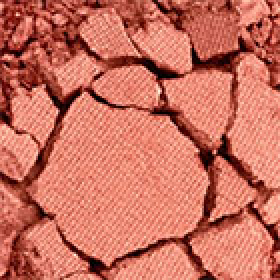
#> input picture image/eyes/ud/UD12.jpg, 140 x 140 px (shown 2 times larger)
$ python lip.py
#> lines starting #> are read from the running program, lines starting #| are printed output that depends on the picture
import cv2
import numpy
import matplotlib

image = cv2.imread("ud/UD12.jpg")
#> image is the input picture: shape (140, 140, 3); mean B, G, R 94.9, 111.4, 201.5
cols, rows=image.shape[:2]
#> cols = 140; rows = 140

b,g,r = cv2.split(image)       # get b,g,r
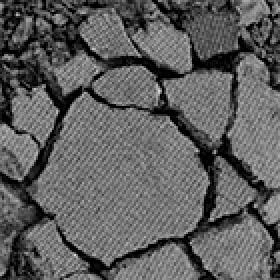
#> b: shape (140, 140) (shown 2 times larger); min 0, max 219, mean 94.9
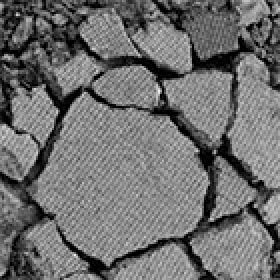
#> g: shape (140, 140) (shown 2 times larger); min 0, max 242, mean 111.4
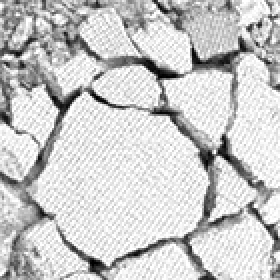
#> r: shape (140, 140) (shown 2 times larger); min 0, max 255, mean 201.5
rgb_img = cv2.merge([r,g,b])
colrow=cols*rows
#> colrow = 19600
B=int(numpy.mean(b))
#> B = 94
G=int(numpy.mean(g))
#> G = 111
R=int(numpy.mean(r))
#> R = 201

print (R,G,B)
#| 201 111 94

$ run again, with image/eyes/ud/UD1.jpg copied over image/eyes/ud/UD12.jpg
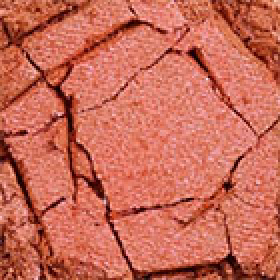
#> input picture image/eyes/ud/UD1.jpg, 140 x 140 px (shown 2 times larger)
#> image is the input picture: shape (140, 140, 3); mean B, G, R 88.2, 106.4, 201.1
#> `b,g,r = cv2.split(image)`:
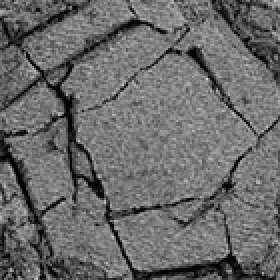
#> g: shape (140, 140) (shown 2 times larger); min 0, max 220, mean 106.4
#> `b,g,r = cv2.split(image)`:
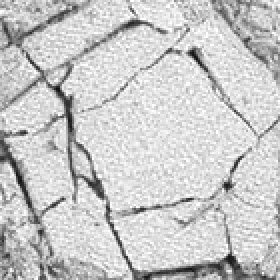
#> r: shape (140, 140) (shown 2 times larger); min 14, max 255, mean 201.1
#> B = 88
#> G = 106
#> R = 201
#| 201 106 88

$ run again, with image/eyes/ud/UD10.jpg copied over image/eyes/ud/UD12.jpg
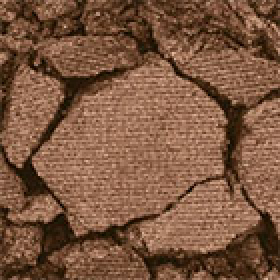
#> input picture image/eyes/ud/UD10.jpg, 140 x 140 px (shown 2 times larger)
#> image is the input picture: shape (140, 140, 3); mean B, G, R 63.5, 86.8, 124.2
#> `b,g,r = cv2.split(image)`:
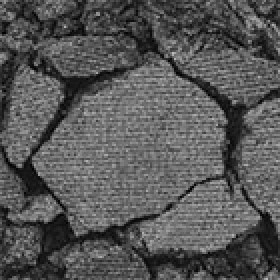
#> g: shape (140, 140) (shown 2 times larger); min 0, max 187, mean 86.8
#> `b,g,r = cv2.split(image)`:
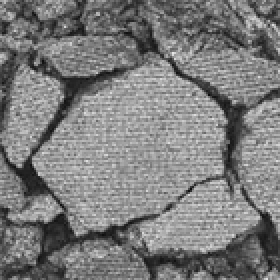
#> r: shape (140, 140) (shown 2 times larger); min 13, max 231, mean 124.2
#> B = 63
#> G = 86
#> R = 124
#| 124 86 63

$ run again, with image/eyes/ud/UD11.jpg copied over image/eyes/ud/UD12.jpg
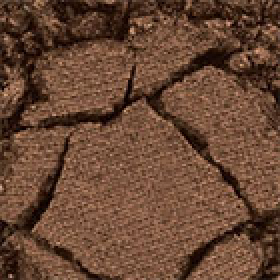
#> input picture image/eyes/ud/UD11.jpg, 140 x 140 px (shown 2 times larger)
#> image is the input picture: shape (140, 140, 3); mean B, G, R 52.3, 71.2, 104.3
#> `b,g,r = cv2.split(image)`:
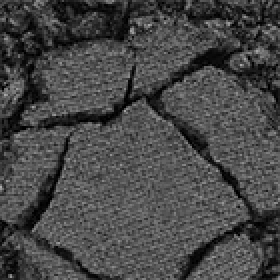
#> g: shape (140, 140) (shown 2 times larger); min 0, max 172, mean 71.2
#> `b,g,r = cv2.split(image)`:
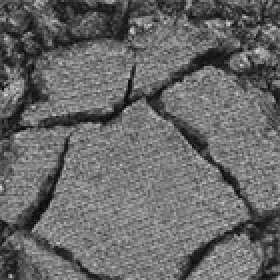
#> r: shape (140, 140) (shown 2 times larger); min 8, max 217, mean 104.3
#> B = 52
#> G = 71
#> R = 104
#| 104 71 52
